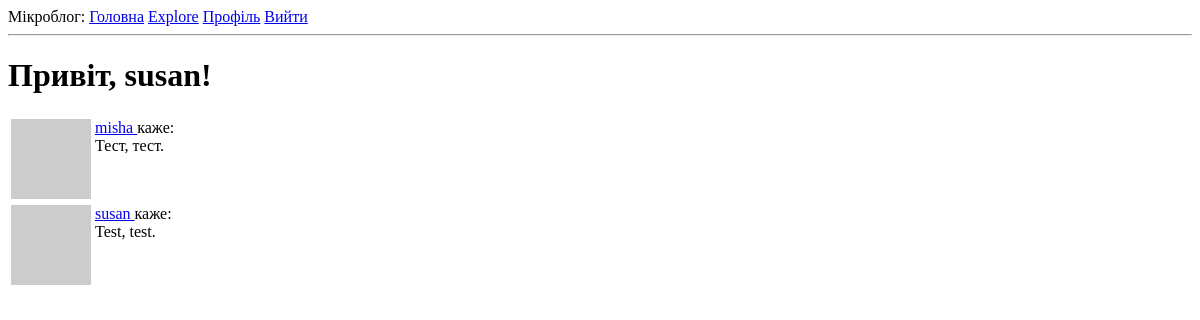
The page /explore (signed in) on the database as committed earlier.
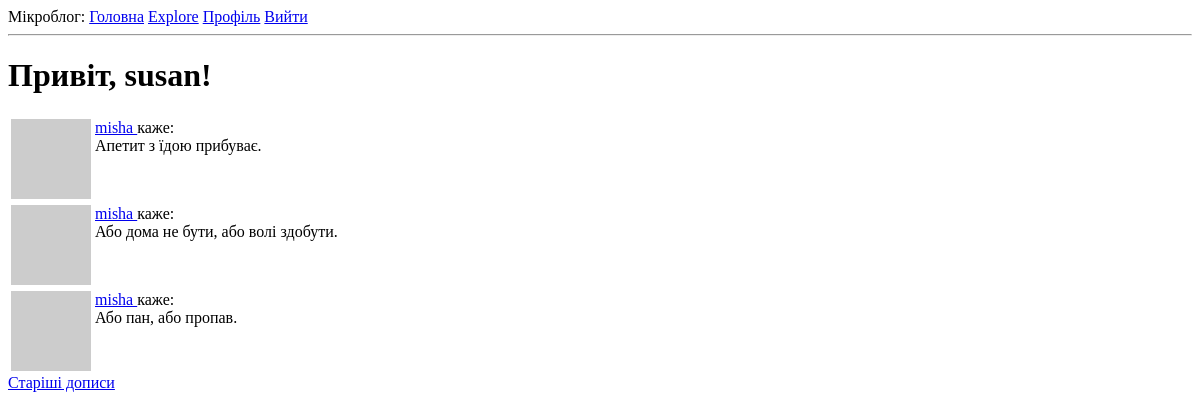
The same page on the database as committed later.
### app/models.py (models this page shows, shortened)
class Post(db.Model):
    id = db.Column(db.Integer, primary_key=True)
    body = db.Column(db.String(140))
    timestamp = db.Column(db.DateTime, index=True, default=datetime.utcnow)
    user_id = db.Column(db.Integer, db.ForeignKey('user.id'))

class User(UserMixin, db.Model):
    id = db.Column(db.Integer, primary_key=True)
    username = db.Column(db.String(64), index=True, unique=True)
    email = db.Column(db.String(120), index=True, unique=True)
    password_hash = db.Column(db.String(128))
    posts = db.relationship('Post', backref='author', lazy='dynamic')
    about_me = db.Column(db.String(140))
    last_seen = db.Column(db.DateTime, default=datetime.utcnow)
    followed = db.relationship(
        'User', secondary=followers,
        primaryjoin=(followers.c.follower_id == id),
        secondaryjoin=(followers.c.followed_id == id),
        backref=db.backref('followers', lazy='dynamic'), lazy='dynamic')
    def avatar(self, size):
        digest = md5(self.email.lower().encode('utf-8')).hexdigest()
        return 'https://www.gravatar.com/avatar/{}?d=identicon&s={}'.format(
            digest, size)

### app/routes.py (the view)
@app.route('/explore')
@login_required
def explore():
    page = request.args.get('page', 1, type=int)
    posts = Post.query.order_by(Post.timestamp.desc()).paginate(
        page, app.config['POSTS_PER_PAGE'], False)
    next_url = url_for('explore', page=posts.next_num) \
        if posts.has_next else None
    prev_url = url_for('explore', page=posts.prev_num) \
        if posts.has_prev else None
    return render_template('index.html', title='Explore', posts=posts.items, next_url=next_url, prev_url=prev_url)

### app/models.py (called while the page is built)
@login.user_loader
def load_user(id):
    return User.query.get(int(id))

### app/routes.py (called while the page is built)
@app.before_request
def before_request():
    if current_user.is_authenticated:
        current_user.last_seen = datetime.utcnow()
        db.session.commit()

### app/templates/index.html (shortened to what this page needs)
{% extends "base.html" %}
{% block content %}
<h1>Привіт, {{ current_user.username }}!</h1>
{% for post in posts %}
{% include '_post.html' %}
{% endfor %}
{% if next_url %}
<a href="{{ next_url }}">Старіші дописи</a>
{% endif %}
{% endblock %}

### app/templates/_post.html
<table>
	<tr valign="top">
		<td><img src="{{ post.author.avatar(36) }}"></td>
		<td>
			<a href="{{ url_for('user', username=post.author.username) }}">
				{{ post.author.username }}
			</a> каже:<br>{{ post.body }}
		</td>
	</tr>
</table>

Rows that differ between the two databases and show on the page:
no longer on this page (row unchanged): Post: author.username "misha", body "Тест, тест."
no longer on this page (row unchanged): Post: author.username "susan", body "Test, test."
added Post: author.username "misha", body "Апетит з їдою прибуває."
added Post: author.username "misha", body "Або дома не бути, або волі здобути."
added Post: author.username "misha", body "Або пан, або пропав."
Other text that changed with them:
text now shown: "Старіші дописи"
